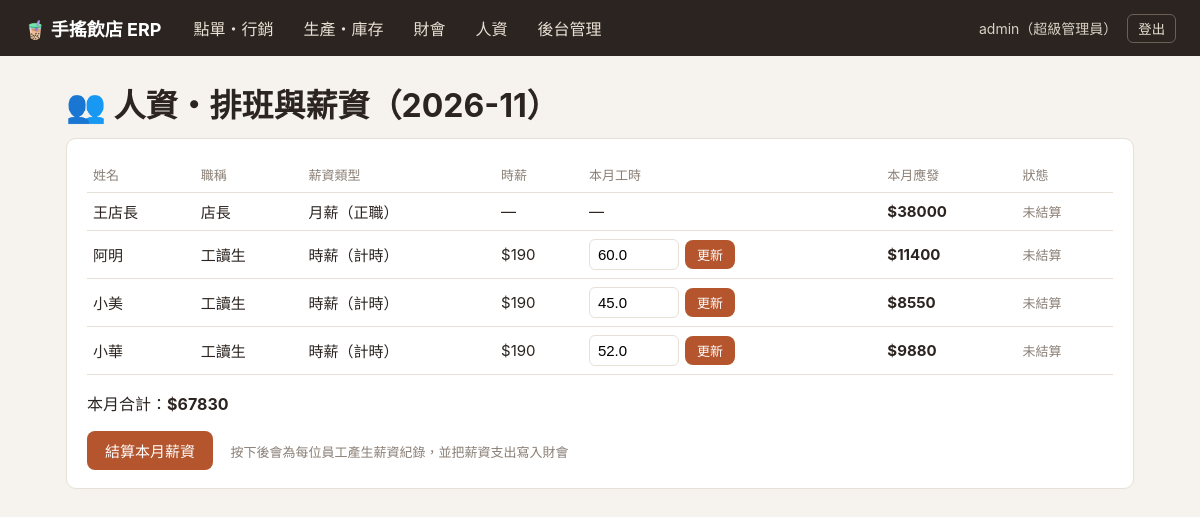
The app's page /hr/ (signed in) with its own data.
### erp/models.py (models this page shows, shortened)
class Employee(models.Model):
    MONTHLY, HOURLY = "monthly", "hourly"
    PAY_CHOICES = [(MONTHLY, "月薪（正職）"), (HOURLY, "時薪（計時）")]
    name = models.CharField("姓名", max_length=30)
    title = models.CharField("職稱", max_length=30, default="工讀生")
    pay_type = models.CharField("薪資類型", max_length=10, choices=PAY_CHOICES, default=HOURLY)
    monthly_salary = models.PositiveIntegerField("月薪", default=0)
    hourly_wage = models.PositiveIntegerField("時薪", default=0)
    hours = models.DecimalField("本月工時", max_digits=6, decimal_places=1, default=0)
    class Meta:
        verbose_name = "員工"
        verbose_name_plural = "員工"
    def month_pay(self):
        if self.pay_type == self.MONTHLY:
            return self.monthly_salary
        return int(round(self.hourly_wage * self.hours))

### erp/views.py (the view, shortened to what this page needs)
# urls.py: path("hr/", views.hr, name="hr"),
@role_required(BOSS)
def hr(request):
    month = timezone.localdate().strftime("%Y-%m")
    done = set(Payroll.objects.filter(month=month).values_list("employee_id", flat=True))
    rows = [{"e": e, "pay": e.month_pay(), "settled": e.id in done}
            for e in Employee.objects.order_by("id")]
    return render(request, "erp/hr.html", {
        "month": month, "rows": rows,
        "all_settled": all(r["settled"] for r in rows) if rows else True,
        "total": sum(r["pay"] for r in rows),
    })

### erp/context.py (called while the page is built)
def nav(request):
    u = request.user
    if not u.is_authenticated:
        return {}
    if u.is_superuser:
        label = "超級管理員"
    else:
        label = "、".join(u.groups.values_list("name", flat=True)) or "未分配角色"
    return {
        "role_label": label,
        "can_inventory": has_role(u, BOSS, STAFF),
        "can_finance": has_role(u, BOSS, ACCT),
        "can_hr": has_role(u, BOSS),
        "is_boss": has_role(u, BOSS),
    }

### erp/permissions.py (called while the page is built)
def has_role(user, *names):
    if not user.is_authenticated:
        return False
    return user.is_superuser or user.groups.filter(name__in=names).exists()

def role_required(*names):
    def decorator(view):
        @login_required
        @wraps(view)
        def wrapper(request, *args, **kwargs):
            if has_role(request.user, *names):
                return view(request, *args, **kwargs)
            messages.error(request, "你沒有權限使用此功能")
            return redirect("pos")
        return wrapper
    return decorator

### erp/templates/erp/hr.html (shortened to what this page needs)
{% extends "erp/base.html" %}
{% block content %}
<h1>👥 人資・排班與薪資（{{ month }}）</h1>
<section class="card">
  <table>
    <tr><th>姓名</th><th>職稱</th><th>薪資類型</th><th>時薪</th><th>本月工時</th><th>本月應發</th><th>狀態</th></tr>
    {% for r in rows %}
    <tr>
      <td>{{ r.e.name }}</td>
      <td>{{ r.e.title }}</td>
      <td>{{ r.e.get_pay_type_display }}</td>
      <td>{% if r.e.pay_type == "hourly" %}${{ r.e.hourly_wage }}{% else %}—{% endif %}</td>
      <td>
        {% if r.e.pay_type == "hourly" %}
        <form method="post" class="inline">{% csrf_token %}
          <input type="number" name="hours" step="0.5" min="0" value="{{ r.e.hours|stringformat:'s' }}">
          <button class="btn small" type="submit">更新</button>
        </form>
        {% else %}—{% endif %}
      </td>
      <td><b>${{ r.pay }}</b></td>
      <td>{% if r.settled %}<span class="badge ok">已結算</span>{% else %}<span class="muted">未結算</span>{% endif %}</td>
    </tr>
    {% endfor %}
  </table>
  <p>本月合計：<b>${{ total }}</b></p>
  <form method="post">{% csrf_token %}
    <button class="btn" type="submit" {% if all_settled %}disabled{% endif %}>結算本月薪資</button>
    <span class="muted">　按下後會為每位員工產生薪資紀錄，並把薪資支出寫入財會</span>
  </form>
</section>
{% endblock %}

### erp/templates/erp/base.html (shortened to what this page needs)
<!doctype html>
<html lang="zh-Hant">
<head>
</head>
<body>
{% if user.is_authenticated %}
<header>
  <span class="brand">🧋 手搖飲店 ERP</span>
  <nav>
    <a href="{% url 'pos' %}">點單・行銷</a>
    {% if can_inventory %}<a href="{% url 'inventory' %}">生產・庫存</a>{% endif %}
    {% if can_finance %}<a href="{% url 'finance' %}">財會</a>{% endif %}
    {% if can_hr %}<a href="{% url 'hr' %}">人資</a>{% endif %}
    {% if user.is_superuser %}<a href="/admin/">後台管理</a>{% endif %}
  </nav>
  <div class="who">
    {{ user.username }}（{{ role_label }}）
    <form method="post" action="{% url 'logout' %}">{% csrf_token %}<button type="submit">登出</button></form>
  </div>
</header>
{% endif %}
<main>
  {% block content %}{% endblock %}
</main>
</body>
</html>

### erp/templates/erp/base.html (style rules this page uses)
:root { --bg:#f6f3ee; --card:#fff; --ink:#2b2420; --muted:#8a7f76; --brand:#b4552d; --line:#e7e0d6; --ok:#2f8f5b; --bad:#c0392b; }
* { box-sizing: border-box; }
body { margin:0; background:var(--bg); color:var(--ink); font-family:-apple-system,"Noto Sans TC","Microsoft JhengHei",sans-serif; }
header { background:var(--ink); color:#fff; display:flex; align-items:center; gap:20px; padding:10px 24px; flex-wrap:wrap; }
.brand { font-weight:700; font-size:18px; }
header nav { display:flex; gap:6px; flex:1; flex-wrap:wrap; }
header nav a { color:#e9dfd3; text-decoration:none; padding:6px 12px; border-radius:6px; }
.who { font-size:14px; color:#d9cfc3; display:flex; align-items:center; gap:10px; }
.who form { margin:0; }
.who button { background:none; border:1px solid #6b5f56; color:#e9dfd3; padding:4px 10px; border-radius:6px; cursor:pointer; }
main { max-width:1100px; margin:24px auto; padding:0 16px; }
.card { background:var(--card); border:1px solid var(--line); border-radius:10px; padding:18px 20px; margin-bottom:16px; }
h1,h2 { margin:0 0 12px; }
table { width:100%; border-collapse:collapse; }
th,td { text-align:left; padding:8px 6px; border-bottom:1px solid var(--line); font-size:15px; }
th { color:var(--muted); font-weight:500; font-size:13px; }
input[type=number], input[type=text], input[type=password] { padding:6px 8px; border:1px solid var(--line); border-radius:6px; font-size:15px; width:90px; }
.btn { background:var(--brand); color:#fff; border:0; padding:9px 18px; border-radius:8px; font-size:15px; cursor:pointer; }
.btn.small { padding:5px 12px; font-size:13px; }
.muted { color:var(--muted); font-size:13px; }
form.inline { display:inline-flex; gap:6px; align-items:center; margin:0; }

### records on screen
Employee: e.name "王店長", e "店長", e.pay_type "月薪（正職）", pay "38000"
Employee: e.name "阿明", e "工讀生", e.pay_type "時薪（計時）", e.hourly_wage "190", hours "60.0", pay "11400"
Employee: e.name "小美", e "工讀生", e.pay_type "時薪（計時）", e.hourly_wage "190", hours "45.0", pay "8550"
Employee: e.name "小華", e "工讀生", e.pay_type "時薪（計時）", e.hourly_wage "190", hours "52.0", pay "9880"

### other values on screen
{{ user.username }} "admin"
{{ role_label }} "超級管理員"
{{ month }} "2026-11"
{{ total }} "67830"
